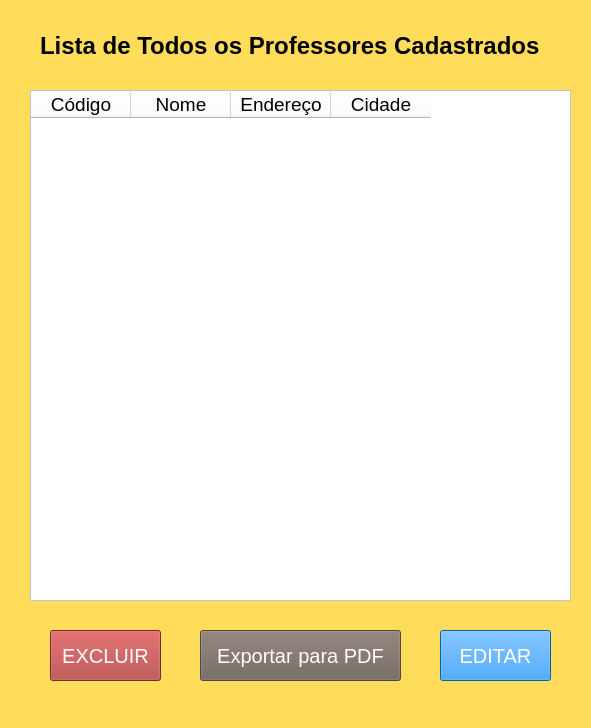
<?xml version="1.0" encoding="UTF-8"?>
<ui version="4.0">
 <class>MainWindow</class>
 <widget class="QMainWindow" name="MainWindow">
  <property name="geometry">
   <rect>
    <x>0</x>
    <y>0</y>
    <width>591</width>
    <height>728</height>
   </rect>
  </property>
  <property name="windowTitle">
   <string>MainWindow</string>
  </property>
  <property name="styleSheet">
   <string notr="true">background-color: rgb(255, 220, 90);</string>
  </property>
  <widget class="QWidget" name="centralwidget">
   <widget class="QLabel" name="label">
    <property name="geometry">
     <rect>
      <x>40</x>
      <y>10</y>
      <width>531</width>
      <height>71</height>
     </rect>
    </property>
    <property name="font">
     <font>
      <pointsize>18</pointsize>
      <weight>75</weight>
      <bold>true</bold>
     </font>
    </property>
    <property name="text">
     <string>Lista de Todos os Professores Cadastrados</string>
    </property>
   </widget>
   <widget class="QTableWidget" name="tableWidget">
    <property name="geometry">
     <rect>
      <x>30</x>
      <y>90</y>
      <width>541</width>
      <height>511</height>
     </rect>
    </property>
    <property name="styleSheet">
     <string notr="true">background-color: rgb(255, 255, 255);
border-color: rgb(255, 255, 255);</string>
    </property>
    <property name="gridStyle">
     <enum>Qt::NoPen</enum>
    </property>
    <column>
     <property name="text">
      <string>Código</string>
     </property>
     <property name="font">
      <font>
       <pointsize>14</pointsize>
      </font>
     </property>
    </column>
    <column>
     <property name="text">
      <string>Nome</string>
     </property>
     <property name="font">
      <font>
       <pointsize>14</pointsize>
      </font>
     </property>
    </column>
    <column>
     <property name="text">
      <string>Endereço</string>
     </property>
     <property name="font">
      <font>
       <pointsize>14</pointsize>
      </font>
     </property>
    </column>
    <column>
     <property name="text">
      <string>Cidade</string>
     </property>
     <property name="font">
      <font>
       <pointsize>14</pointsize>
      </font>
     </property>
    </column>
   </widget>
   <widget class="QPushButton" name="pdf_prof">
    <property name="geometry">
     <rect>
      <x>200</x>
      <y>630</y>
      <width>201</width>
      <height>51</height>
     </rect>
    </property>
    <property name="font">
     <font>
      <pointsize>15</pointsize>
     </font>
    </property>
    <property name="styleSheet">
     <string notr="true">background-color: rgb(111, 98, 90);
color: rgb(255, 255, 255);</string>
    </property>
    <property name="text">
     <string>Exportar para PDF</string>
    </property>
   </widget>
   <widget class="QPushButton" name="excluir_prof">
    <property name="geometry">
     <rect>
      <x>50</x>
      <y>630</y>
      <width>111</width>
      <height>51</height>
     </rect>
    </property>
    <property name="font">
     <font>
      <pointsize>15</pointsize>
     </font>
    </property>
    <property name="styleSheet">
     <string notr="true">background-color: rgb(170, 56, 56);
color: rgb(255, 255, 255);</string>
    </property>
    <property name="text">
     <string>EXCLUIR</string>
    </property>
   </widget>
   <widget class="QPushButton" name="editar_prof">
    <property name="geometry">
     <rect>
      <x>440</x>
      <y>630</y>
      <width>111</width>
      <height>51</height>
     </rect>
    </property>
    <property name="font">
     <font>
      <pointsize>15</pointsize>
     </font>
    </property>
    <property name="styleSheet">
     <string notr="true">background-color: rgb(0, 136, 255);
color: rgb(255, 255, 255);</string>
    </property>
    <property name="text">
     <string>EDITAR</string>
    </property>
   </widget>
  </widget>
  <widget class="QMenuBar" name="menubar">
   <property name="geometry">
    <rect>
     <x>0</x>
     <y>0</y>
     <width>591</width>
     <height>21</height>
    </rect>
   </property>
  </widget>
  <widget class="QStatusBar" name="statusbar"/>
 </widget>
 <resources/>
 <connections/>
</ui>
